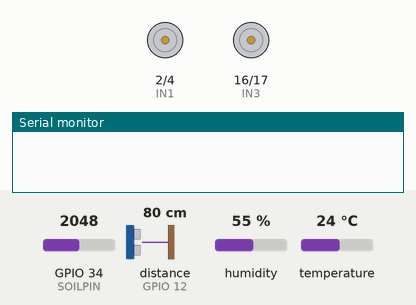
Recording of a sketch running on a simulated ESP32. Shown: motor-driver pin pairs drawn as motors (green arrow = first pin HIGH = forward, orange = second pin HIGH = backward, longer = more drive), the last lines printed to the serial monitor. Wiring (inferred from the names in the program): ultrasonic range finder: trigger GPIO 13; echo GPIO 12. The inputs (shaded band) are chosen by the test bench; at power-on: GPIO 34 (SOILPIN) = 2048, distance to the obstacle (sensor on GPIO 12) 80 cm, humidity 55 %, temperature 24 °C. The echo pulse lasts 58.3 µs per cm; WiFi joins after 1.5 s; servers stay silent unless stated.

Above: at 0.1 s.
At 2.1 s:
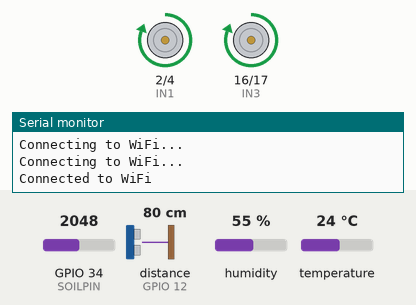
Timing chart, 0 to 3.6 s (numbered marks = the images above):
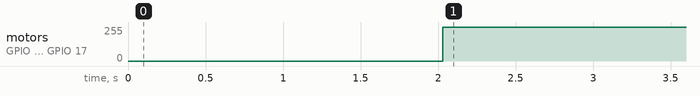

The sketch:

agri.ino
```cpp
#include <WiFi.h>
#include <ESPAsyncWebServer.h>
#include <DHT.h>

// Define Pins
#define DHTPIN 15
#define DHTTYPE DHT11
#define TRIGPIN 13
#define ECHOPIN 12
#define SOILPIN 34
#define IN1 2
#define IN2 4
#define IN3 16
#define IN4 17

// WiFi Credentials
const char* ssid = "Your_SSID";
const char* password = "Your_PASSWORD";

// Initialize objects
DHT dht(DHTPIN, DHTTYPE);
AsyncWebServer server(80);

// Variables
float temperature, humidity, distance, soilMoisture;

void setup() {
  // Serial Communication
  Serial.begin(115200);

  // Initialize sensors
  dht.begin();
  pinMode(TRIGPIN, OUTPUT);
  pinMode(ECHOPIN, INPUT);
  pinMode(SOILPIN, INPUT);

  // Initialize motor pins
  pinMode(IN1, OUTPUT);
  pinMode(IN2, OUTPUT);
  pinMode(IN3, OUTPUT);
  pinMode(IN4, OUTPUT);

  // Connect to WiFi
  WiFi.begin(ssid, password);
  while (WiFi.status() != WL_CONNECTED) {
    delay(1000);
    Serial.println("Connecting to WiFi...");
  }
  Serial.println("Connected to WiFi");

  // Web Server
  server.on("/", HTTP_GET, [](AsyncWebServerRequest *request){
    String html = "<h1>Agriculture Rover</h1>";
    html += "<p>Temperature: " + String(temperature) + " °C</p>";
    html += "<p>Humidity: " + String(humidity) + " %</p>";
    html += "<p>Soil Moisture: " + String(soilMoisture) + " %</p>";
    html += "<p>Obstacle Distance: " + String(distance) + " cm</p>";
    request->send(200, "text/html", html);
  });

  server.begin();
}

void loop() {
  // Read DHT11 Sensor
  temperature = dht.readTemperature();
  humidity = dht.readHumidity();

  // Read Soil Moisture
  soilMoisture = analogRead(SOILPIN);
  soilMoisture = map(soilMoisture, 0, 4095, 0, 100); // Convert to percentage

  // Read Ultrasonic Sensor
  digitalWrite(TRIGPIN, LOW);
  delayMicroseconds(2);
  digitalWrite(TRIGPIN, HIGH);
  delayMicroseconds(10);
  digitalWrite(TRIGPIN, LOW);
  distance = pulseIn(ECHOPIN, HIGH) * 0.034 / 2;

  // Obstacle Avoidance Logic
  if (distance < 10) {
    // Stop motors
    digitalWrite(IN1, LOW);
    digitalWrite(IN2, LOW);
    digitalWrite(IN3, LOW);
    digitalWrite(IN4, LOW);
  } else {
    // Move forward
    digitalWrite(IN1, HIGH);
    digitalWrite(IN2, LOW);
    digitalWrite(IN3, HIGH);
    digitalWrite(IN4, LOW);
  }

  delay(1000);
}
```

Measured:
- by itself, motor on GPIO 2 (IN1) / GPIO 4 (IN2), motor on GPIO 16 (IN3) / GPIO 17 (IN4): stopped → forward 255/255 at 2.0 s
